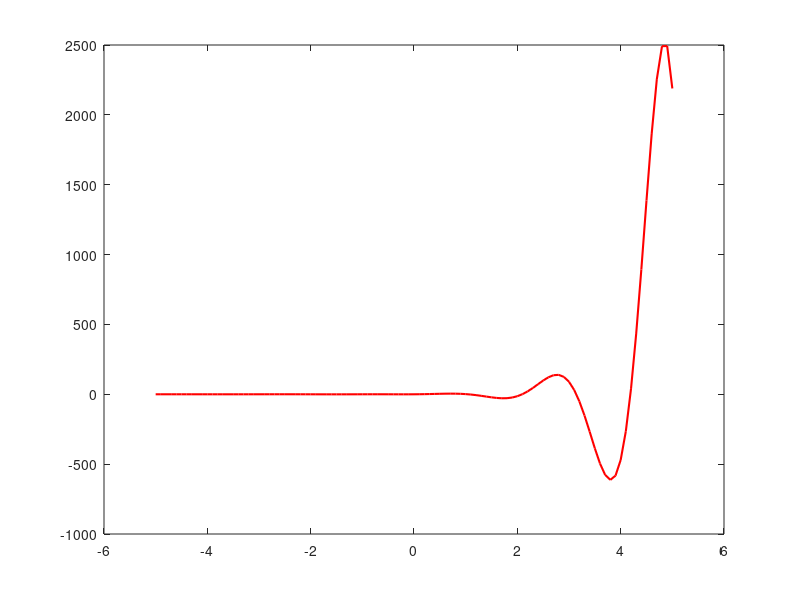

Write MATLAB code to recreate this figure. (Note: this script raises an error after producing the figure.)
%Задаем диапазон
x = -5:0.1:5;
y = (pi.^x).*(2*x+1).*sin(3*x);

figure;
plot(x,y,'r-', 'LineWidth',1.5);
xline(0, 'k-');
yline(0, 'k-');

title('График функции y = pi^x*(3*x+1)*sin(2*x)', 'FontSize', 14);

xlabel('x', 'LineWidth', 12);
ylabel('y', 'LineWidth', 12);

grid on;
set(gca, 'GridLineStyle', '--', 'GridAlpha', 0.7);
